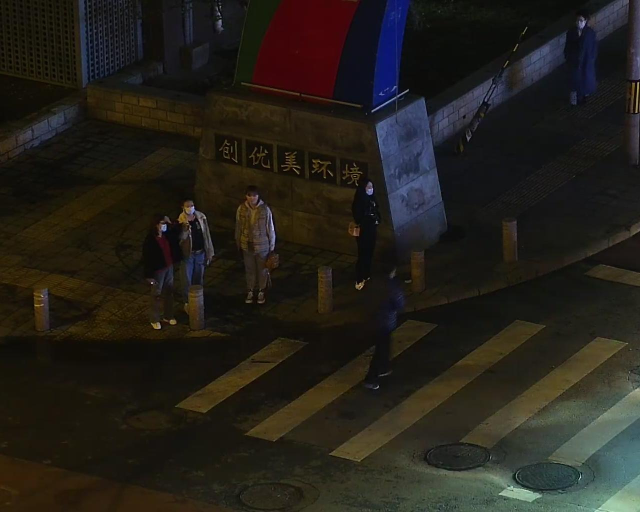
#> input picture datasets/VisibleImages/010001.jpg, 1280 x 1024 px, found by its file name (shown at 1/2 size); its folder holds only this picture in this run
$ python 'MGF Fusion Script.py'   (older library calls are emulated)
#> lines starting #> are read from the running program, lines starting #| are printed output that depends on the picture
import cv2
import numpy as np
import os

def guided_filter(I, p, r, eps):
    mean_I = cv2.boxFilter(I, cv2.CV_64F, (r, r))
    mean_p = cv2.boxFilter(p, cv2.CV_64F, (r, r))
    corr_I = cv2.boxFilter(I * I, cv2.CV_64F, (r, r))
    corr_Ip = cv2.boxFilter(I * p, cv2.CV_64F, (r, r))
    var_I = corr_I - mean_I * mean_I
    cov_Ip = corr_Ip - mean_I * mean_p

    a = cov_Ip / (var_I + eps)
    b = mean_p - a * mean_I

    mean_a = cv2.boxFilter(a, cv2.CV_64F, (r, r))
    mean_b = cv2.boxFilter(b, cv2.CV_64F, (r, r))

    q = mean_a * I + mean_b
    return q

def mgf_fusion(vis_img, ir_img, r=15, eps=1e-3):
    vis_gray = cv2.cvtColor(vis_img, cv2.COLOR_BGR2GRAY) / 255.0
    ir_gray = cv2.cvtColor(ir_img, cv2.COLOR_BGR2GRAY) / 255.0

    base_vis = guided_filter(vis_gray, vis_gray, r, eps)
    base_ir = guided_filter(ir_gray, ir_gray, r, eps)

    detail_vis = vis_gray - base_vis
    detail_ir = ir_gray - base_ir

    fused_base = np.maximum(base_vis, base_ir)
    fused_detail = np.maximum(detail_vis, detail_ir)

    fused_gray = np.clip(fused_base + fused_detail, 0, 1)

    fused_ycrcb = cv2.cvtColor(vis_img, cv2.COLOR_BGR2YCrCb)
    fused_ycrcb[..., 0] = (fused_gray * 255).astype(np.uint8)
    fused_bgr = cv2.cvtColor(fused_ycrcb, cv2.COLOR_YCrCb2BGR)

    return fused_bgr

def run_mgf_fusion(vis_dir, ir_dir, output_dir):
    os.makedirs(output_dir, exist_ok=True)
    files = sorted(os.listdir(vis_dir))
    fused_count = 0

    for file in files:
        if not file.lower().endswith(('.jpg', '.png', '.jpeg')):
            continue

        vis_path = os.path.join(vis_dir, file)
        ir_path = os.path.join(ir_dir, file)
        if not os.path.exists(ir_path):
            continue

        vis_img = cv2.imread(vis_path)
#> vis_img is the input picture: shape (1024, 1280, 3); mean B, G, R 25.9, 32.5, 35.6
        ir_img = cv2.imread(ir_path)
        if vis_img is None or ir_img is None:
            continue

        vis_img = cv2.resize(vis_img, (ir_img.shape[1], ir_img.shape[0]))
        fused = mgf_fusion(vis_img, ir_img)
#> in mgf_fusion, `vis_gray = cv2.cvtColor(vis_img, cv2.COLOR_BGR2GRAY) / 255.0`:
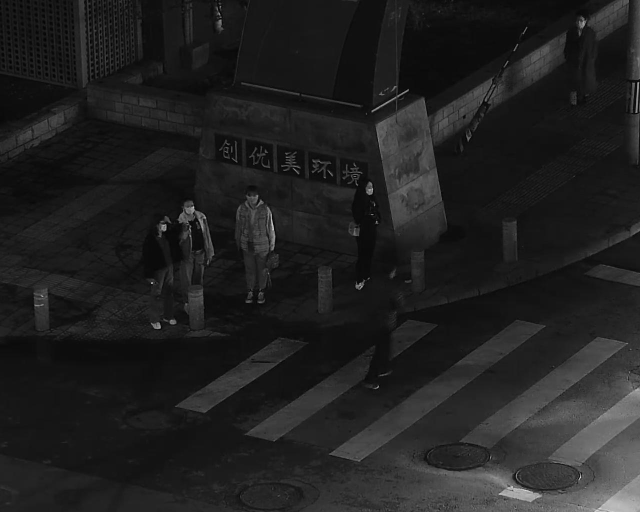
#> vis_gray: shape (1024, 1280) float64 (shown at 1/2 size); min 0, max 0.941, mean 0.128
#> in guided_filter, `corr_I = cv2.boxFilter(I * I, cv2.CV_64F, (r, r))`:
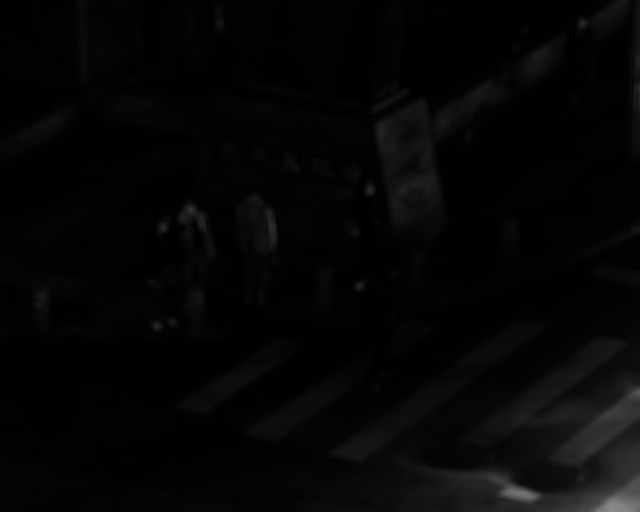
#> corr_I: shape (1024, 1280) float64 (shown at 1/2 size); min 0.00158, max 0.543, mean 0.024
#> in guided_filter, `var_I = corr_I - mean_I * mean_I`:
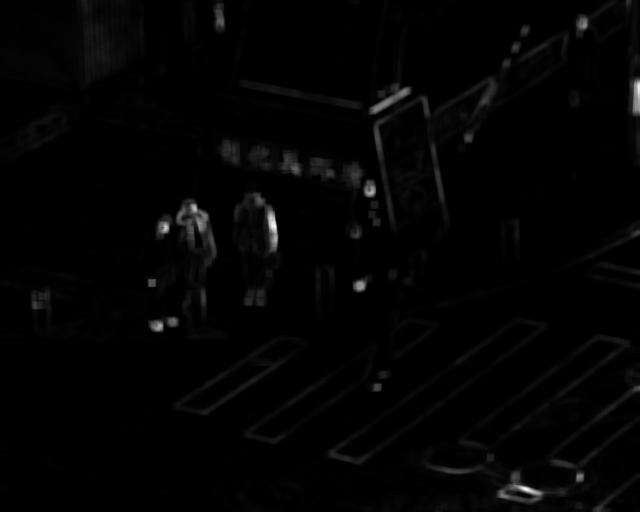
#> var_I: shape (1024, 1280) float64 (shown at 1/2 size); min -1.52e-16, max 0.0661, mean 0.000969; drawn with min black and max white
#> in guided_filter, `a = cov_Ip / (var_I + eps)`:
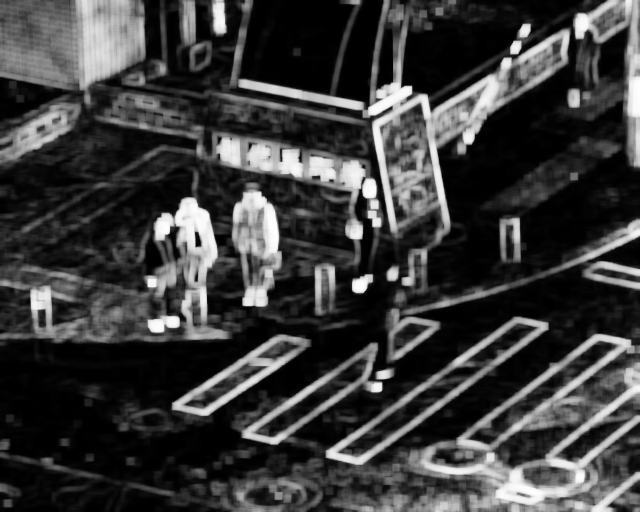
#> a: shape (1024, 1280) float64 (shown at 1/2 size); min -1.52e-13, max 0.985, mean 0.232; drawn with min black and max white
#> in guided_filter, `b = mean_p - a * mean_I`:
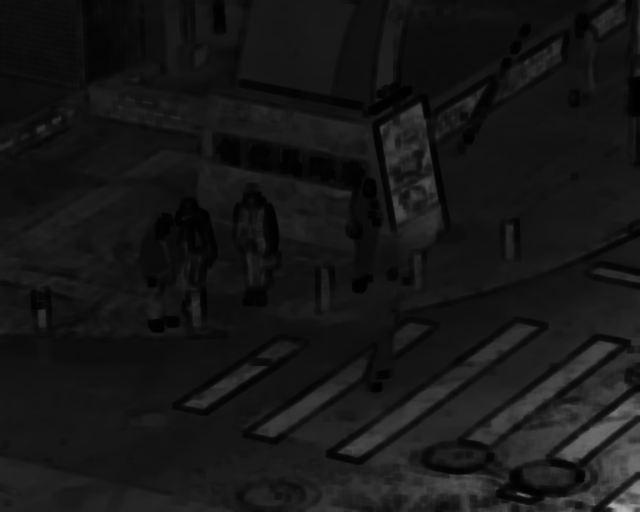
#> b: shape (1024, 1280) float64 (shown at 1/2 size); min 0.00382, max 0.703, mean 0.0888
#> in guided_filter, `mean_a = cv2.boxFilter(a, cv2.CV_64F, (r, r))`:
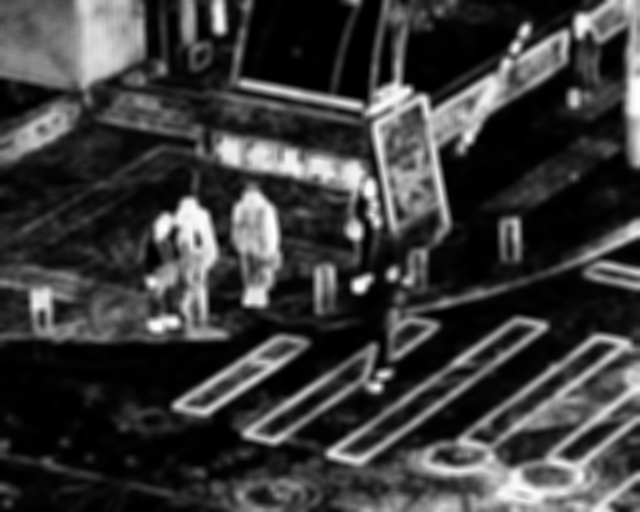
#> mean_a: shape (1024, 1280) float64 (shown at 1/2 size); min -3.8e-14, max 0.981, mean 0.232; drawn with min black and max white
#> in mgf_fusion, `detail_vis = vis_gray - base_vis`:
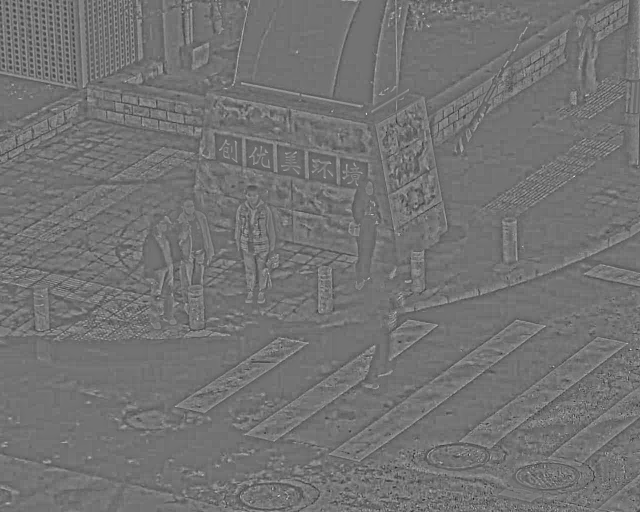
#> detail_vis: shape (1024, 1280) float64 (shown at 1/2 size); min -0.083, max 0.101, mean 8.3e-07; drawn with min black and max white
#> in mgf_fusion, `fused_ycrcb = cv2.cvtColor(vis_img, cv2.COLOR_BGR2YCrCb)`: fused_ycrcb: shape (1024, 1280, 3); mean of channels 0, 1, 2 32.7, 130.1, 124.2

        cv2.imwrite(os.path.join(output_dir, file), fused)
        fused_count += 1

    print(f" Fused {fused_count} image pairs with MGF.")
    print(f" Saved to: {output_dir}")

if __name__ == "__main__":
    vis_dir = "C:/Users/smpga/PycharmProjects/Object_detection/datasets/VisibleImages"
    ir_dir = "C:/Users/smpga/PycharmProjects/Object_detection/datasets/InfraRedImages"
    output_dir = "C:/Users/smpga/PycharmProjects/Object_detection/datasets/FUSED_MGF"
    run_mgf_fusion(vis_dir, ir_dir, output_dir)

$ run again, on datasets/VisibleImages/010016.jpg
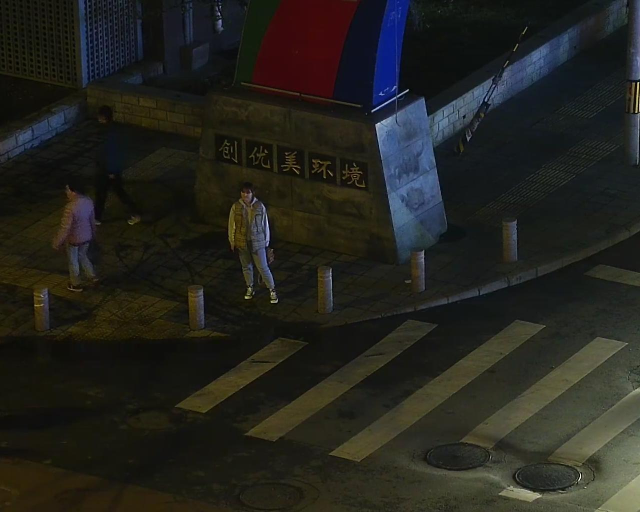
#> input picture datasets/VisibleImages/010016.jpg, 1280 x 1024 px, found by its file name (shown at 1/2 size)
#> in run_mgf_fusion, vis_img is the input picture: shape (1024, 1280, 3); mean B, G, R 29.8, 35.3, 35.3
#> in guided_filter, `mean_a = cv2.boxFilter(a, cv2.CV_64F, (r, r))`:
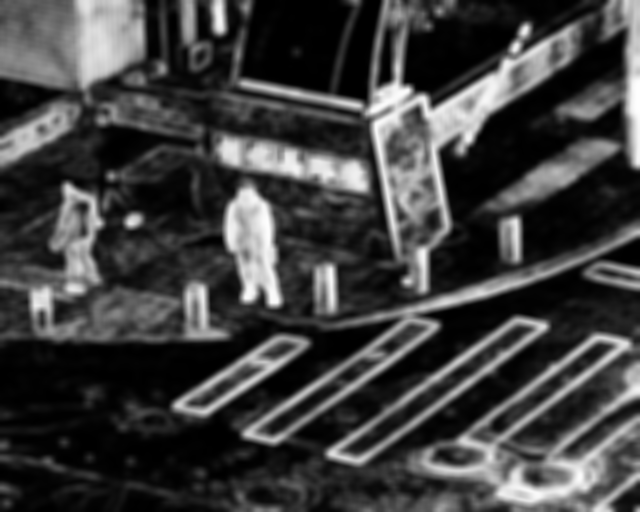
#> mean_a: shape (1024, 1280) float64 (shown at 1/2 size); min -4.2e-14, max 0.988, mean 0.247; drawn with min black and max white
#> in mgf_fusion, `detail_vis = vis_gray - base_vis`:
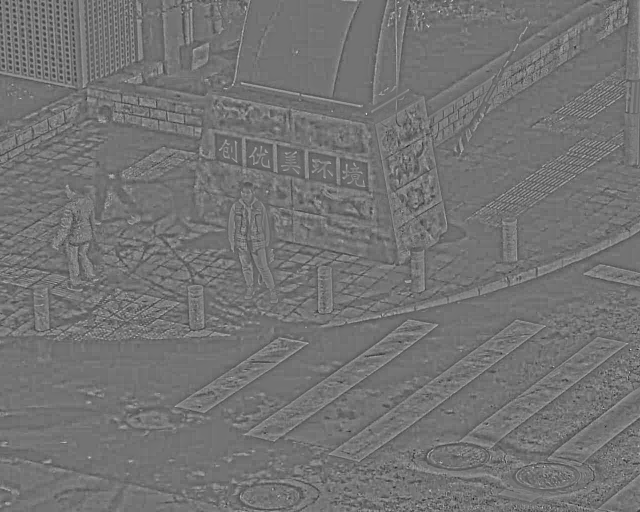
#> detail_vis: shape (1024, 1280) float64 (shown at 1/2 size); min -0.0783, max 0.0945, mean 9.75e-07; drawn with min black and max white
#> fused_ycrcb: shape (1024, 1280, 3); mean of channels 0, 1, 2 34.7, 128.4, 125.2

$ run again, on datasets/VisibleImages/010017.jpg
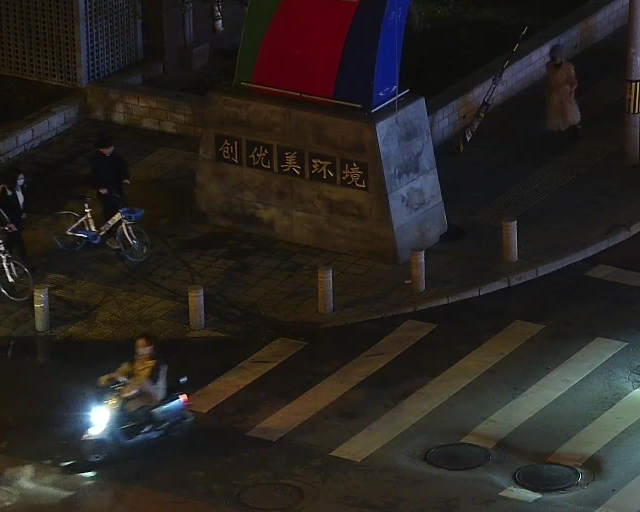
#> input picture datasets/VisibleImages/010017.jpg, 1280 x 1024 px, found by its file name (shown at 1/2 size)
#> in run_mgf_fusion, vis_img is the input picture: shape (1024, 1280, 3); mean B, G, R 32.3, 35.9, 40
#> in guided_filter, `mean_a = cv2.boxFilter(a, cv2.CV_64F, (r, r))`:
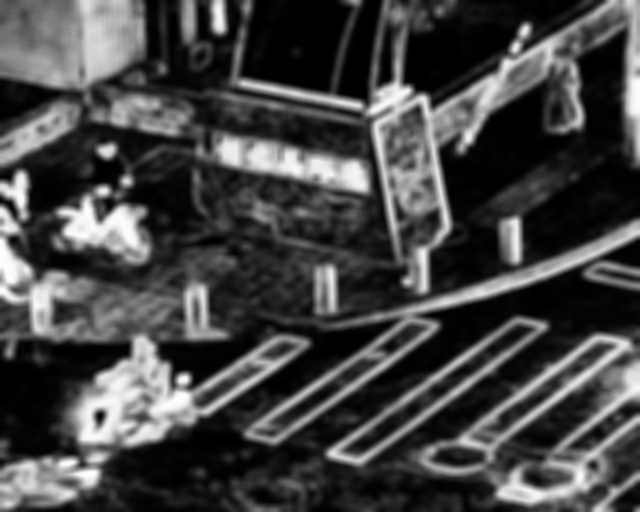
#> mean_a: shape (1024, 1280) float64 (shown at 1/2 size); min -5.77e-14, max 0.99, mean 0.268; drawn with min black and max white
#> in mgf_fusion, `detail_vis = vis_gray - base_vis`:
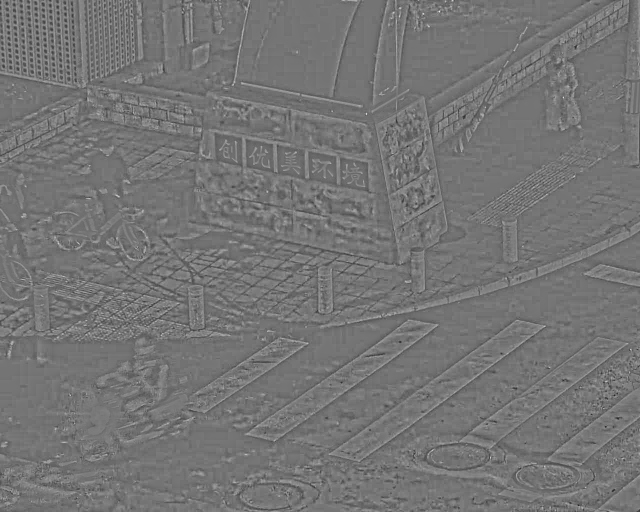
#> detail_vis: shape (1024, 1280) float64 (shown at 1/2 size); min -0.0816, max 0.0963, mean -5.39e-07; drawn with min black and max white
#> fused_ycrcb: shape (1024, 1280, 3); mean of channels 0, 1, 2 36.7, 130.4, 125.5

$ run again, on datasets/VisibleImages/010018.jpg
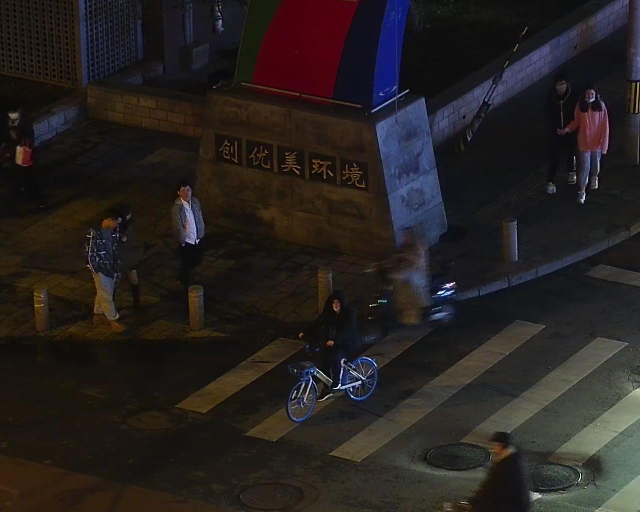
#> input picture datasets/VisibleImages/010018.jpg, 1280 x 1024 px, found by its file name (shown at 1/2 size)
#> in run_mgf_fusion, vis_img is the input picture: shape (1024, 1280, 3); mean B, G, R 31.5, 32.8, 37.9
#> in mgf_fusion, `detail_vis = vis_gray - base_vis`:
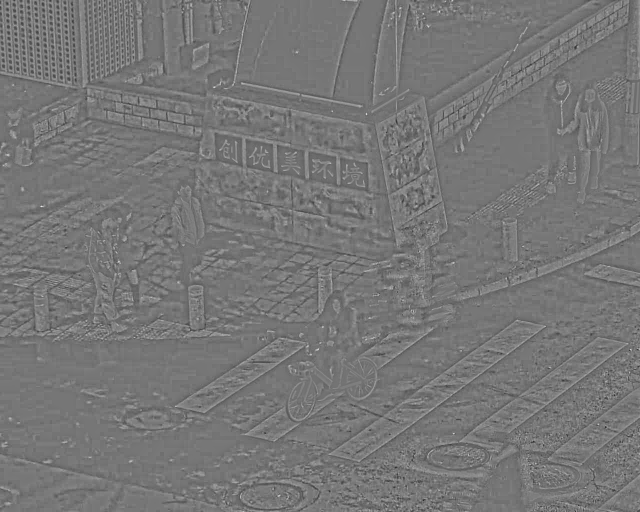
#> detail_vis: shape (1024, 1280) float64 (shown at 1/2 size); min -0.0858, max 0.0982, mean 1.08e-06; drawn with min black and max white
#> fused_ycrcb: shape (1024, 1280, 3); mean of channels 0, 1, 2 34.2, 130.7, 126.5
